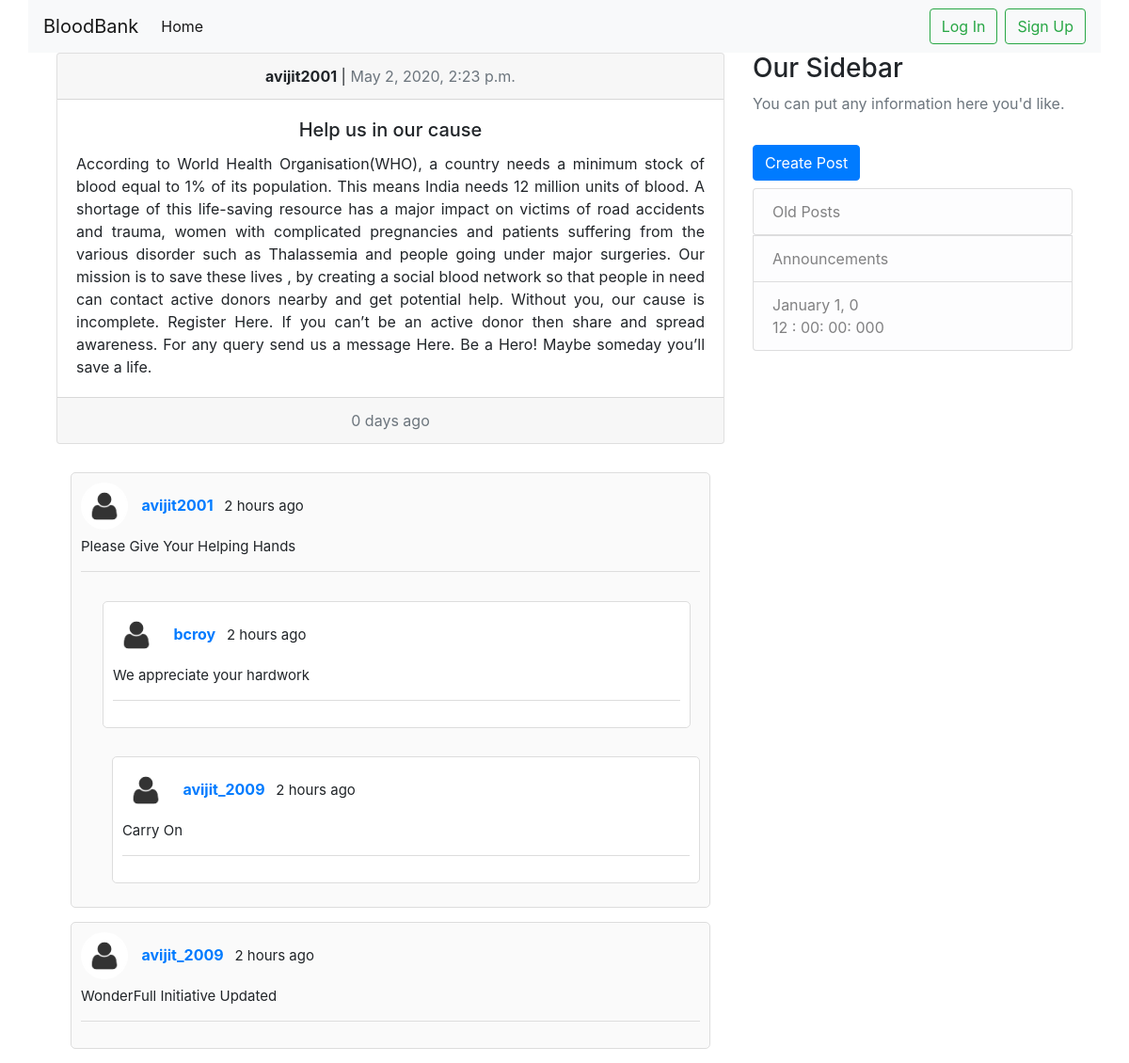
/blog/about/post1/, run on the app's committed database.
### blog/models.py (models this page shows, shortened)
class Post(models.Model):
    title = models.CharField(max_length=100)
    content = models.TextField()
    date_posted = models.DateTimeField(default=timezone.now)
    author = models.ForeignKey(CustomUser, on_delete=models.CASCADE)

class Comment(models.Model):
    user_id = models.IntegerField(default=-1)
    post_id = models.IntegerField(default=-1)
    com = models.TextField(max_length=300)
    date_commented = models.DateTimeField(default=timezone.now)

class Reply(models.Model):
    user_id = models.IntegerField(default=-1)
    comment_id = models.IntegerField(default=-1)
    reply_to = models.TextField(max_length=300)
    date_commented = models.DateTimeField(default=timezone.now)

### users/models.py (models this page shows)
class CustomUser(AbstractUser):
    is_donor = models.BooleanField(default=False)
    is_hospital = models.BooleanField(default=False)

### blog/views.py (the view)
# urls.py: path('about/post<int:post_id>/', views.about, name='about'),
def about(request, post_id):
    raw_comments = Comment.objects.filter(post_id=post_id)
    comments = []
    for raw_comment in raw_comments:
        raw_replies = Reply.objects.filter(comment_id=raw_comment.id)
        rep_ripe = []
        for rep in raw_replies:
            x = rep.user_id
            user_name = CustomUser.objects.get(id=x).username
            rep_ripe.append((rep, user_name))
        x = raw_comment.user_id
        user_name = CustomUser.objects.get(id=x).username
        comments.append((raw_comment, user_name, rep_ripe))
    post_t = Post.objects.get(id=post_id)
    context = {
        'post': post_t,
        'days': (datetime.now().date() - post_t.date_posted.date()).days,
        'comments': comments,
        'title': "VowForRed -About",
    }
    return render(request, 'blog/about.html', context)

### blog/templates/blog/about.html (shortened to what this page needs)
{% extends "blog/base.html" %}
{% load static %}
{% block blog_container %}
    <div class="card text-center">
        <div class="card-header">
            <b>{{ post.author }}</b> |
            <span class="text-muted">{{ post.date_posted }}</span>
        </div>
        <div class="card-body">
            <h5 class="card-title">{{ post.title }}</h5>
            <p class="card-text" style="text-align: justify">{{ post.content }}</p>
        </div>
        <div class="card-footer text-muted">
            {{ days }} days ago
        </div>
    </div>
    <div class="container">
        <div class="row">
            <div class="col-12">
                <div class="comments">
                    <div class="comments-details">
                    </div>
                    {% for comment in comments %}
                        <div class="comment-box">
                            <span class="commenter-pic">
                                <img src="{% static 'blog/img/user-icon.jpg' %}" class="img-fluid">
                            </span>
                            <span class="commenter-name">
                            <a href="#">{{ comment.1 }}</a> <span class="comment-time">2 hours ago</span>
                            </span>
                            <p class="comment-txt more">
                                {{ comment.0.com }}
                            </p>
                            <div class="comment-meta">
                            </div>
                            {% for reply in comment.2 %}
                                <div class="comment-box replied">
                                    <span class="commenter-pic">
                                      <img src="{% static 'blog/img/user-icon.jpg' %}" class="img-fluid">
                                    </span>
                                    <span class="commenter-name">
                                      <a href="#">{{ reply.1 }}</a> <span class="comment-time">2 hours ago</span>
                                    </span>
                                    <p class="comment-txt more">
                                        {{ reply.0.reply_to }}
                                    </p>
                                    <div class="comment-meta">
                                    </div>
                                </div>
                            {% endfor %}
                        </div>
                    {% endfor %}
                </div>
            </div>
        </div>
    </div>
{% endblock  %}

### data on the page
Post: author "avijit2001", date_posted "May 2, 2020, 2:23 p.m.", title "Help us in our cause", content "According to World Health Organisation(WHO), a country needs a minimum stock of blood equal to 1% of its population. This means India needs 12 million units of blood. A shortage of this life-saving resource has a major impact on victims of road accidents and trauma, women with complicated pregnancies and patients suffering from the various disorder such as Thalassemia and people going under major surgeries. Our mission is to save these lives , by creating a social blood network so that people in need can contact active donors nearby and get potential help. Without you, our cause is incomplete. Register Here. If you can’t be an active donor then share and spread awareness. For any query send…"
Comment: username "avijit2001", com "Please Give Your Helping Hands"
Reply: username "bcroy", reply_to "We appreciate your hardwork"
Reply: username "avijit_2009", reply_to "Carry On"
Comment: username "avijit_2009", com "WonderFull Initiative Updated"
